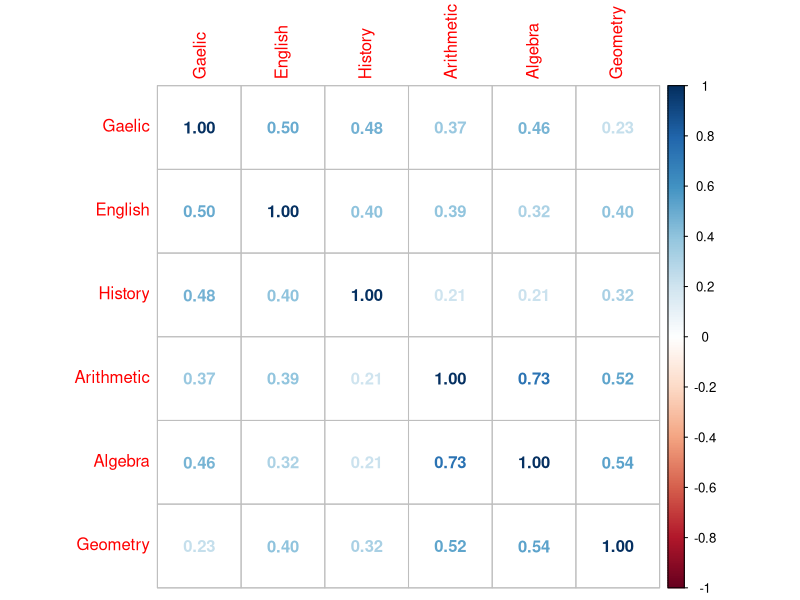
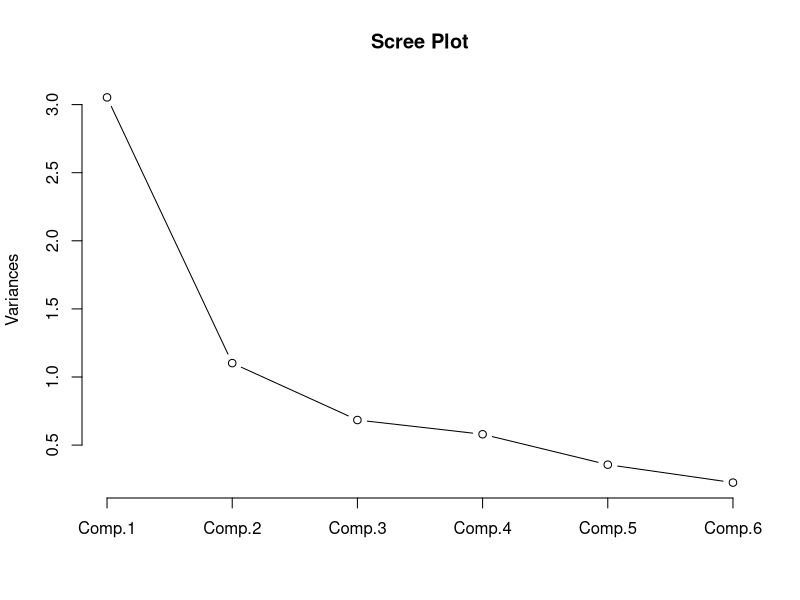
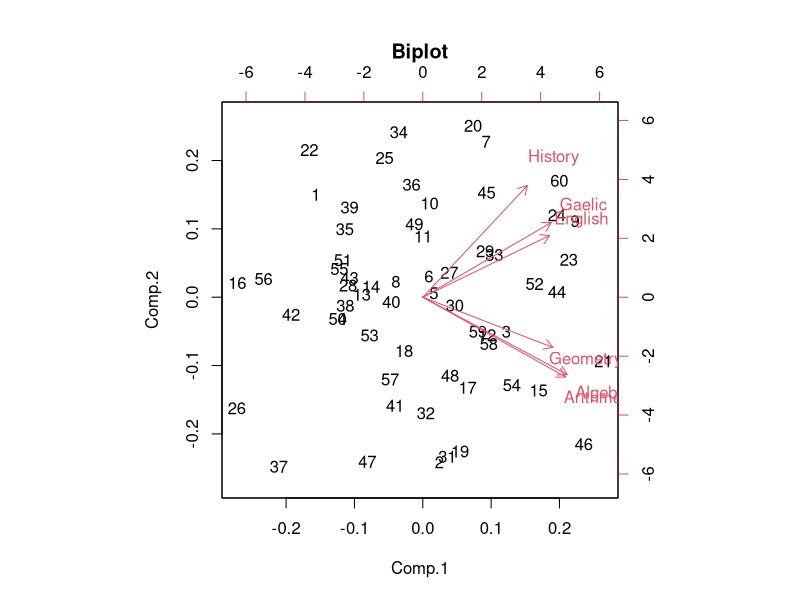

The R script that drew these images, in order: (Note: this script raises an error after producing the figures.)
## ---- chunk 1
knitr::opts_chunk$set(echo = TRUE)
library(tidyr) #the pipe (%>%) tool is extremely useful
library(MASS)
library(ggplot2)
library(kableExtra)
library("gridExtra")
#library(klaR) #visualize lda and qda
library(knitr)
library(corrplot)#for visualizing the corr matrix of the iris data
#install.packages("psych")
library(psych)
## ---- chunk 2
exam.cor=rbind(
c(1.000,  0.439,  0.410,  0.288,  0.329,  0.248),
c(0.439,  1.000,  0.351,  0.354,  0.320,  0.329),
c(0.410,  0.351,  1.000,  0.164,  0.190,  0.181),
c(0.288,  0.354,  0.164,  1.000,  0.595,  0.470),
c(0.329,  0.320,  0.190,  0.595,  1.000,  0.464),
c(0.248,  0.329,  0.181,  0.470,  0.464,  1.000))
exam.cov=diag(c(2, 3, 2, 3, 2, 2)) %*%exam.cor %*% diag(c(2, 3, 2, 3, 2, 2))

set.seed(2)
exam=round(mvrnorm(n=60, mu=rep(80,6), Sigma=exam.cov))
colnames(exam)=c("Gaelic",
"English",
"History",
"Arithmetic",
"Algebra",
"Geometry")
exam=data.frame(exam)
## ---- chunk 3
corrplot(cor(exam), method="number")
## ---- chunk 4
obj=princomp(exam, cor=TRUE)
obj$loadings
## ---- chunk 5
plot(obj, type="lines", main="Scree Plot")
## ---- chunk 6
biplot(obj, main="Biplot")
## ---- chunk 7
knitr::include_graphics("img/PCA_FA.png")
## ---- chunk 8
knitr::include_graphics("img/PCA_FA.png")
## ---- chunk 9
obj=factanal(exam, factors=2)
L=obj$loadings[,1:2] 
Psi=diag(obj$uniquenesses)
S=diag(sqrt(diag(cov(exam))))
round(cov(exam),2) 
## ---- chunk 10
obj=factanal(exam, factors=2)
L=obj$loadings[,1:2] 
Psi=diag(obj$uniquenesses)
S=diag(sqrt(diag(cov(exam))))
round(cov(exam),2) 
#FA models correlation, L%*%t(L)+ Psi is estimated corr 
round(  S%*% (L%*%t(L))%*% S + S%*%Psi%*%S, 2)
S%*% (L%*%t(L))%*% S
S%*%Psi%*%S
## ---- chunk 11
#Estimated Sigma
L%*%t(L) + Psi
## ---- chunk 12
theta=pi/6
R=matrix(c(cos(theta), sin(theta), -sin(theta), cos(theta)), 2,2)
L.tilde=L%*%R

L.tilde %*% t(L.tilde) + Psi
## ---- chunk 13
knitr::include_graphics("img/TestNumberCommonFactors.png")
## ---- chunk 14
factanal(exam, factors=1)
## ---- chunk 15
factanal(exam, factors=2)
## ---- chunk 16
principal(exam, nfactors=2)
## ---- chunk 17
plot(principal(exam, nfactors=2))
## ---- chunk 18
principal(exam,nfactors=2, rotate="none")
## ---- chunk 19
plot(principal(exam,nfactors=2, rotate="none"))
## ---- chunk 20
principal(exam,nfactors=2, rotate="promax")
## ---- chunk 21
plot(principal(exam,nfactors=2, rotate="promax"))
